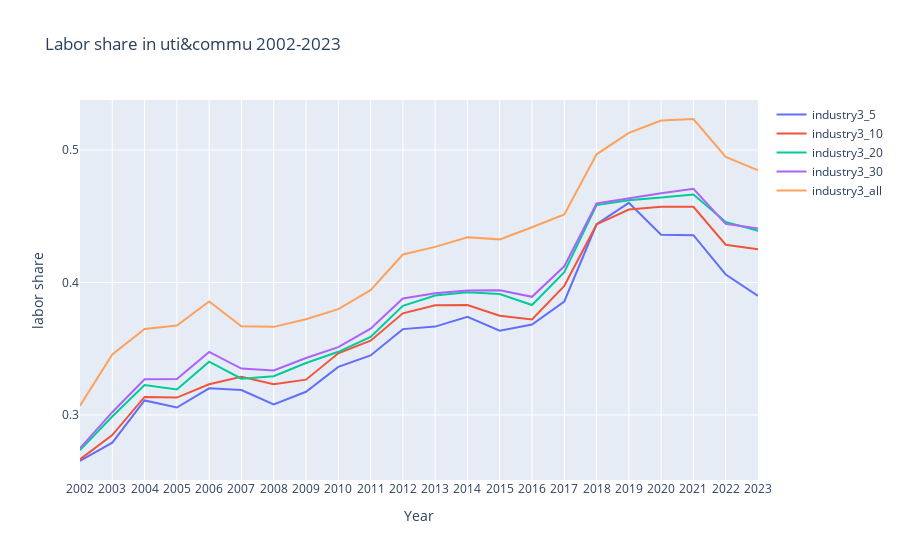

The notebook cell this image was saved under:
### Code cell
## utilites and commumication labor share by rank

fig = go.Figure()

for i in [5, 10, 20, 30, 'all']:

    fig.add_trace(go.Scatter(x = ls_df['year'], y = ls_df[f'industry3_{i}'],
                    mode='lines',
                    name=f'industry3_{i}'))
    
fig.update_layout(
    title = 'Labor share in uti&commu 2002-2023', 
    xaxis_title = "Year",
    yaxis_title = "labor share",
    xaxis = dict(
        tickmode = 'linear',
        tick0 = 2002,
        dtick = 1
    ),

    yaxis = dict(
        tickmode = 'linear',
        tick0 = 0,
        dtick = 0.1
    )
)

fig.show()

### Figure 1 — Plotly figure (JSON) as saved in the notebook; plotly's stock layout.template omitted (floating-point values rounded to 4 significant figures)
{"data": [{"mode": "lines", "name": "industry3_5", "type": "scatter", "x": [2002, 2003, 2004, 2005, 2006, 2007, 2008, 2009, 2010, 2011, 2012, 2013, 2014, 2015, 2016, 2017, 2018, 2019, 2020, 2021, 2022, 2023], "y": [0.2652, 0.2791, 0.311, 0.3056, 0.3201, 0.3187, 0.308, 0.3175, 0.3363, 0.3449, 0.3648, 0.3667, 0.374, 0.3636, 0.3683, 0.3856, 0.4439, 0.4601, 0.436, 0.4357, 0.406, 0.3898]}, {"mode": "lines", "name": "industry3_10", "type": "scatter", "x": [2002, 2003, 2004, 2005, 2006, 2007, 2008, 2009, 2010, 2011, 2012, 2013, 2014, 2015, 2016, 2017, 2018, 2019, 2020, 2021, 2022, 2023], "y": [0.2665, 0.2848, 0.3136, 0.3131, 0.3232, 0.3288, 0.3232, 0.3266, 0.3465, 0.356, 0.3767, 0.3827, 0.3829, 0.3749, 0.3721, 0.3974, 0.4438, 0.455, 0.4571, 0.4571, 0.4285, 0.4251]}, {"mode": "lines", "name": "industry3_20", "type": "scatter", "x": [2002, 2003, 2004, 2005, 2006, 2007, 2008, 2009, 2010, 2011, 2012, 2013, 2014, 2015, 2016, 2017, 2018, 2019, 2020, 2021, 2022, 2023], "y": [0.2734, 0.2989, 0.3226, 0.3192, 0.3402, 0.3274, 0.3292, 0.3392, 0.3477, 0.3588, 0.3823, 0.3901, 0.3925, 0.3912, 0.383, 0.4077, 0.4584, 0.462, 0.4641, 0.4663, 0.4457, 0.439]}, {"mode": "lines", "name": "industry3_30", "type": "scatter", "x": [2002, 2003, 2004, 2005, 2006, 2007, 2008, 2009, 2010, 2011, 2012, 2013, 2014, 2015, 2016, 2017, 2018, 2019, 2020, 2021, 2022, 2023], "y": [0.2749, 0.3021, 0.3269, 0.3272, 0.3476, 0.335, 0.3336, 0.3429, 0.3511, 0.3651, 0.3879, 0.3918, 0.3939, 0.394, 0.3891, 0.4122, 0.4596, 0.4635, 0.4673, 0.4707, 0.4442, 0.4408]}, {"mode": "lines", "name": "industry3_all", "type": "scatter", "x": [2002, 2003, 2004, 2005, 2006, 2007, 2008, 2009, 2010, 2011, 2012, 2013, 2014, 2015, 2016, 2017, 2018, 2019, 2020, 2021, 2022, 2023], "y": [0.307, 0.3457, 0.3649, 0.3676, 0.3856, 0.3669, 0.3665, 0.3722, 0.3798, 0.3942, 0.4211, 0.4268, 0.4341, 0.4325, 0.4416, 0.4513, 0.4967, 0.5128, 0.5221, 0.5233, 0.4947, 0.4846]}], "layout": {"title": {"text": "Labor share in uti&commu 2002-2023"}, "xaxis": {"dtick": 1, "tick0": 2002, "tickmode": "linear", "title": {"text": "Year"}}, "yaxis": {"dtick": 0.1, "tick0": 0, "tickmode": "linear", "title": {"text": "labor share"}}}}
